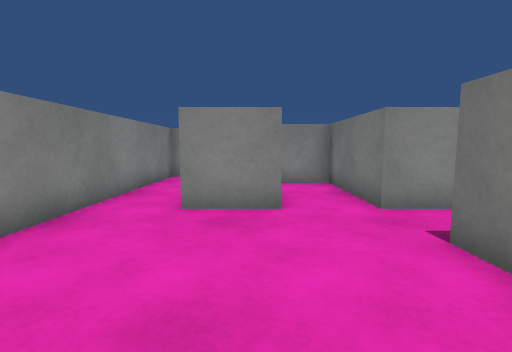
[1] (above)

16 first-person views from a walk through a 3-D level made in the Unity game engine. The camera is 0.62 m above the floor, tilts 6° down and sees 85° across. The floor is counted in squares, 0.5 m on a side. Each view is taken from the middle of a square. On the plan, view 1 faces up. The plan holds only what a view shows up to about 13 squares ahead; the rest is blank. The place goes on beyond the plan. The player is left out. Surface patterns are stand-ins for the level's own textures.

[2]
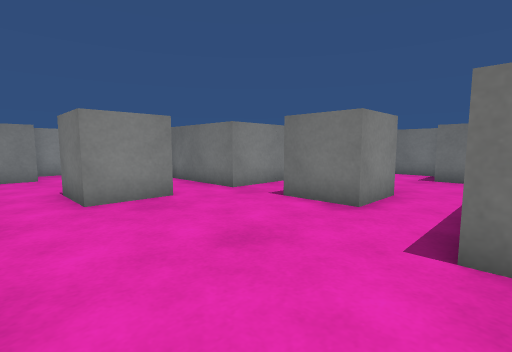

[3]
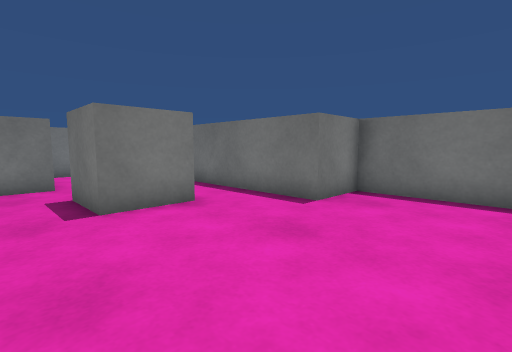

[4]
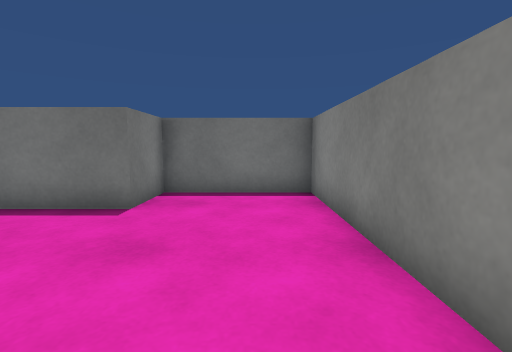

[5]
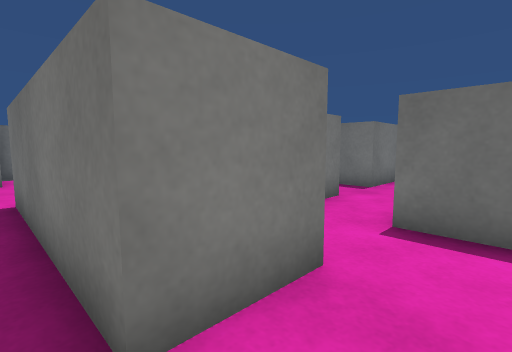

[6]
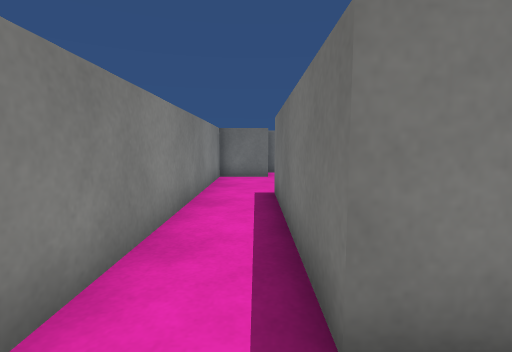

[7]
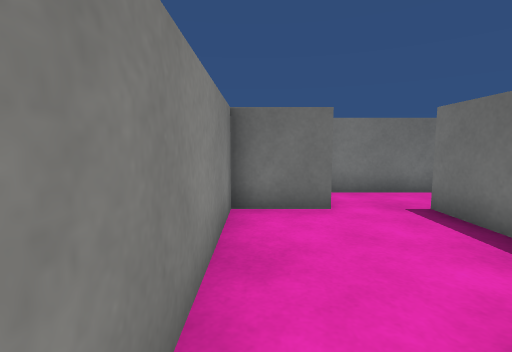

[8]
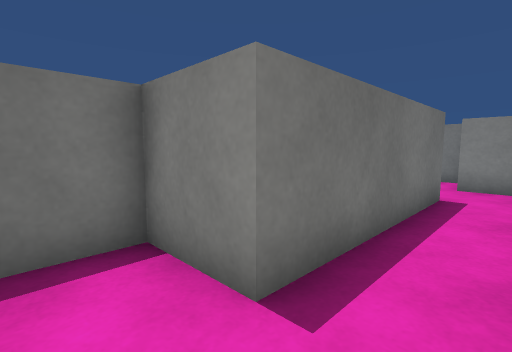

[9]
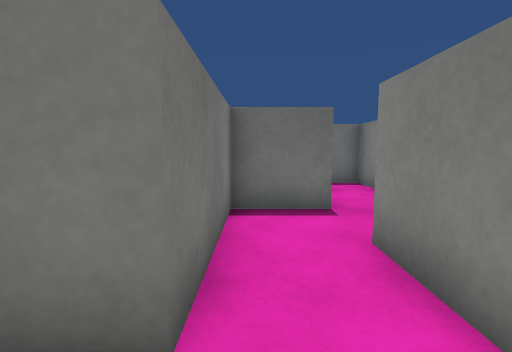

[10]
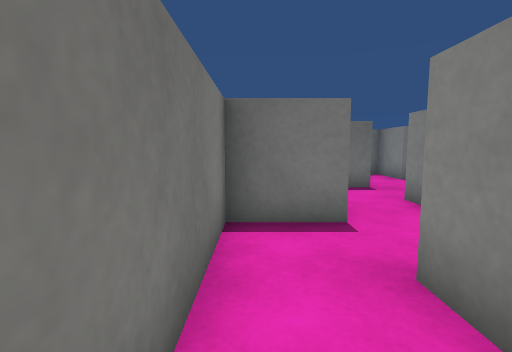

[11]
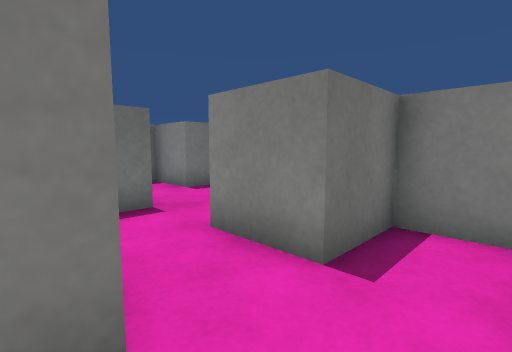

[12]
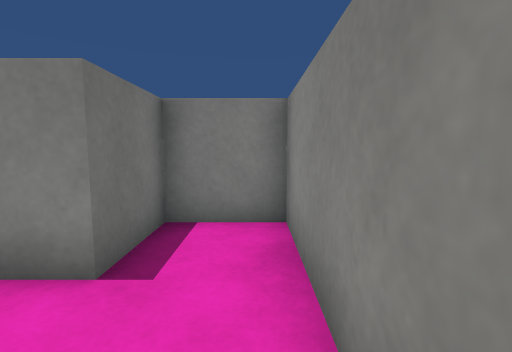

[13]
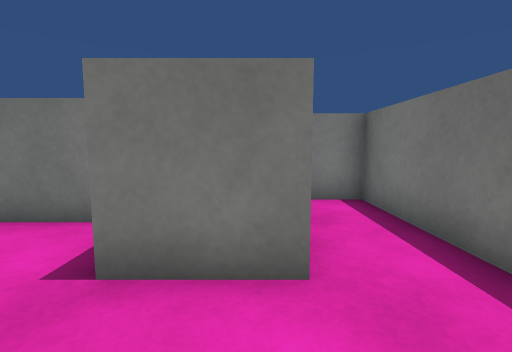

[14]
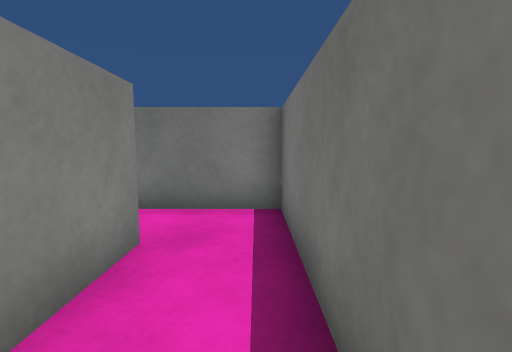

[15]
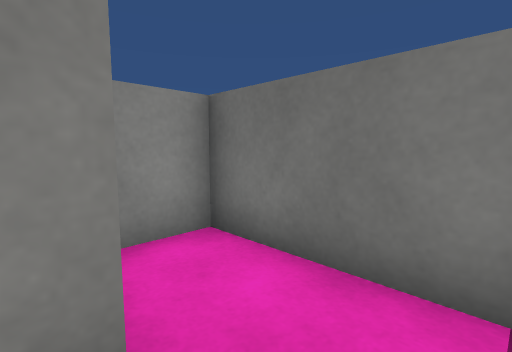

[16]
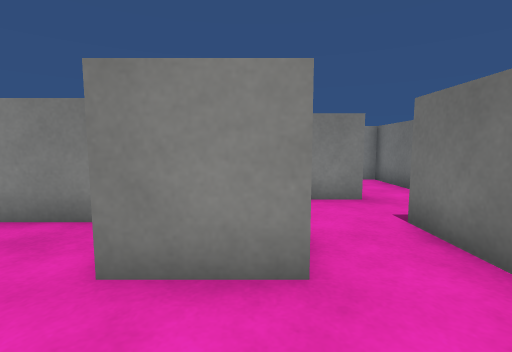

### Floor plan
Points are (right, up) in squares from view 1. A wall is a line through its corners. A room is listed if a view was taken in it or the views show most of it. See-through windows are left out.
Room 1 (views 1, 2, 3, 4, 5, 6, 7, 13, 14, 15, 16)
walls: (0.6, 5.5) (-1.5, 5.5) (-1.5, 7.5); (5.4, 5.5) (2.5, 5.5) (2.5, 9.5) (0.9, 9.5); (4.6, 1.5) (2.5, 1.5) (2.5, 3.5) (4.5, 3.5); (-0.9, 7.5) (0.5, 7.5); (8.5, 5.5) (8.5, 3.5) (6.5, 3.5) (6.5, 4.6); (0.5, 9.4) (0.5, 11.5) (6.5, 11.5); (10.6, -0.5) (8.5, -0.5) (8.5, 1.5) (10.5, 1.5) (10.5, 5.5); (-1.5, 12.8) (-1.5, 11.5) (-3.5, 11.5) (-3.5, -2.5) (0.5, -2.5) (0.5, -0.5) (6.5, -0.5) (6.5, -2.5) (12.5, -2.5) (12.5, 1.5) (11.1, 1.5); (7.5, 13.5) (-1.2, 13.5)
ways out: opening at (7, 12.5) to room 2; opening at (9.5, 4.5) to room 3
Room 2 (views 8, 10)
walls: (10.5, 11.4) (10.5, 13.5) (7.5, 13.5); (6.5, 11.5) (6.5, 9.5) (10.5, 9.5); (12.5, 9.5) (12.5, 11.5) (12, 11.5)
ways out: opening at (7, 12.5) to room 1; opening at (11.5, 8.5) to room 3
Room 3 (views 9, 11, 12)
walls: (10.5, 5.5) (12.5, 5.5) (12.5, 9.5); (10.5, 8.5) (10.5, 7.5) (6.5, 7.5) (6.5, 5.5) (8.5, 5.5)
ways out: opening at (9.5, 4.5) to room 1; opening at (11.5, 8.5) to room 2

Positions as (right, up) in squares from view 1, and headings:
1: (0, 0), facing up
2: (-3, -1), facing up-right
3: (-3, 5), facing down-right
4: (-2, 5), facing down
5: (-1, 12), facing down-right
6: (-1, 12), facing right
7: (5, 13), facing right
8: (8, 13), facing down-left
9: (10, 7), facing down
10: (12, 10), facing down
11: (11, 7), facing down-left
12: (11, 7), facing left
13: (6, 0), facing right
14: (7, -2), facing right
15: (10, -2), facing up-right
16: (8, 1), facing up
